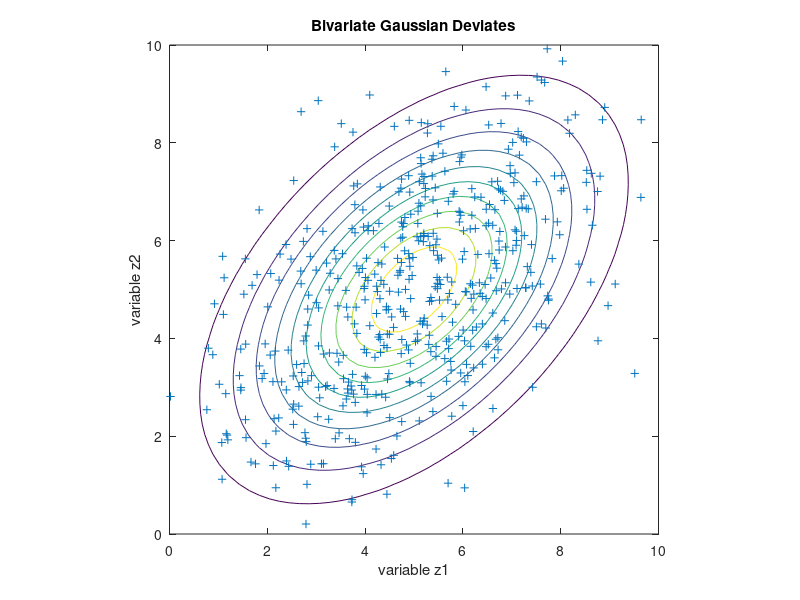

Write the MATLAB code that produced this figure.
% BiVarGaussPlay.m
% this script plays with the 
% bivariate Gaussian distribution
%

% set parameters of bivariate Gaussian
me1=5;
me2=5;
sd1=2;
sd2=2;
r=0.5;

% set other parameters
ngrdpts=50;
endgrid=2*max(me1,me2);
nrvs=500;

% set up input values
x1=linspace(0,endgrid,ngrdpts);
x2=linspace(0,endgrid,ngrdpts);
[gridx1,gridx2]=ndgrid(x1,x2);

% compute bivariate Gaussian probabilities
probx1x2=(1/(2*pi*sd1*sd1*sqrt(1-r^2)))* ...
    exp(-(1/(2*(1-r^2)))*...
    (((gridx1-me1)/sd1).^2 - ...
    2*r*(((gridx1-me1)/sd1).*((gridx2-me2)/sd2)) + ...
    ((gridx2-me2)/sd2).^2));

% construct the c matrix
c=[sd1,0;sd2*r,sd2*sqrt(1-r^2)];

% generate nrvs bivariate variables
z=zeros(2,nrvs);
for i=1:nrvs,
    z(:,i)=c*randn(2,1)+[me1;me2];
end

% show plots
clf
contour(gridx1,gridx2,probx1x2)
hold
plot(z(1,:),z(2,:),'+')
hold
axis square
xlabel('variable z1')
ylabel('variable z2')
title('Bivariate Gaussian Deviates')

return

% show mesh plot of bivariate gaussian
colormap([0 0 0])
mesh(gridx1,gridx2,probx1x2)
